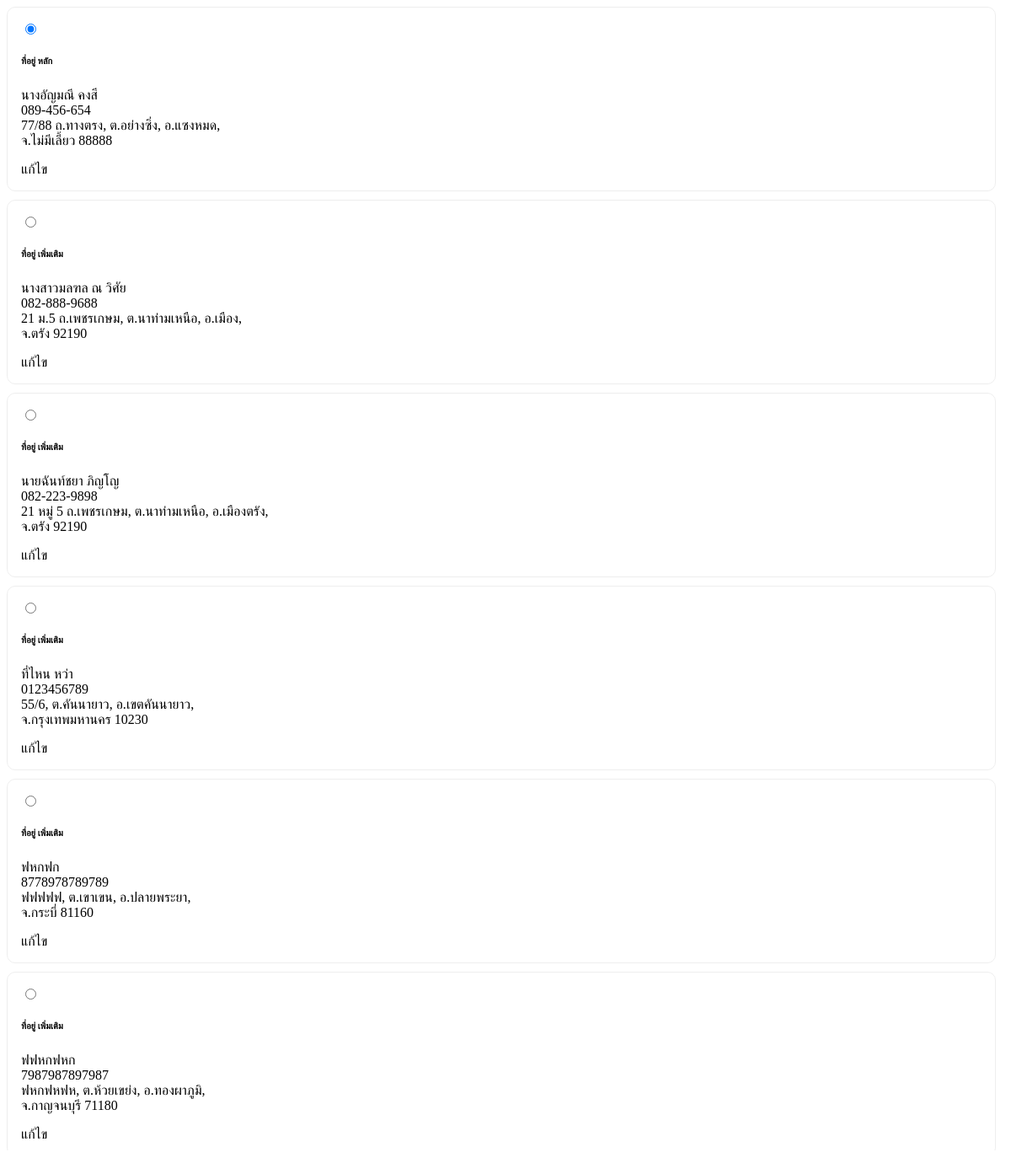
The page /checkout/address.php (signed in) on the database its author committed.
### tables this page shows
CREATE TABLE `customer_addresses` (
  `id` int NOT NULL,
  `customer_id` int NOT NULL,
  `name` varchar(255) DEFAULT NULL,
  `contact` varchar(255) DEFAULT NULL,
  `address` text NOT NULL,
  `sub_district` varchar(255) NOT NULL,
  `district` varchar(255) NOT NULL,
  `province` varchar(255) NOT NULL,
  `postal_code` varchar(10) NOT NULL,
  `is_primary` tinyint(1) DEFAULT '0'
);

### classes/DBConnection.php (called while the page is built, shortened)
<?php
class DBConnection{
    private $host = DB_SERVER;
    private $username = DB_USERNAME;
    private $password = DB_PASSWORD;
    private $database = DB_NAME;
    public $conn;
    public function __construct(){
        if (!isset($this->conn)) {
            $this->conn = new mysqli($this->host, $this->username, $this->password, $this->database);
        }
    }
}
?>

### classes/SystemSettings.php (called while the page is built, shortened)
<?php
class SystemSettings extends DBConnection
{
	function userdata($field = '')
	{
		if (!empty($field)) {
			if (isset($_SESSION['userdata'][$field]))
				return $_SESSION['userdata'][$field];
			else
				return null;
		} else {
			return false;
		}
	}
}
$_settings = new SystemSettings();

### checkout/address.php (the view, shortened to what this page needs)
<?php
require_once('../config.php');
?>
<div class="container-fluid address">
    <form id="confirm_form_1">
        <?php
        $addresses = $conn->query("SELECT * FROM customer_addresses WHERE customer_id = '{$_settings->userdata('id')}' ORDER BY is_primary DESC, id ASC");
        if ($addresses->num_rows > 0) {
            while ($row = $addresses->fetch_assoc()):
        ?>
                <div class="address-option d-flex justify-content-between align-items-center mb-2" onclick="selectAddress(this)">
                    <div class="flex-grow-1 d-flex align-items-center">
                        <input type="radio" name="address_id" value="<?= $row['id'] ?>" class="address-radio me-3" <?= ($row['is_primary'] == 1) ? 'checked' : '' ?>>
                        <div>
                            <h6 class="mb-0">
                                ที่อยู่ <?= ($row['is_primary'] == 1) ? 'หลัก <i class="fa-solid fa-star fa-sm"></i>' : 'เพิ่มเติม' ?>
                            </h6>
                            <p class="mb-0 text-muted small">
                                <?= htmlspecialchars($row['name']) ?><br>
                                <?= htmlspecialchars($row['contact']) ?><br>
                                <?= htmlspecialchars($row['address']) ?>,
                                ต.<?= htmlspecialchars($row['sub_district']) ?>,
                                อ.<?= htmlspecialchars($row['district']) ?>,
                                <?php
                                if (!empty($row['province'])) {
                                    echo "<br>จ." . htmlspecialchars($row['province']);
                                }
                                ?>
                                <?= htmlspecialchars($row['postal_code']) ?>
                            </p>
                        </div>
                    </div>
                    <div class="ms-3">
                        <a href="javascript:void(0)" class="edit-address"
                            data-id="<?= $row['id'] ?>"
                            data-name="<?= htmlspecialchars($row['name']) ?>"
                            data-contact="<?= htmlspecialchars($row['contact']) ?>"
                            data-address="<?= htmlspecialchars($row['address']) ?>"
                            data-sub_district="<?= htmlspecialchars($row['sub_district']) ?>"
                            data-district="<?= htmlspecialchars($row['district']) ?>"
                            data-province="<?= htmlspecialchars($row['province']) ?>"
                            data-postal_code="<?= htmlspecialchars($row['postal_code']) ?>"
                            style="color: black; text-decoration: none;">
                            <i class="fa-solid fa-pencil-alt"></i> แก้ไข
                        </a>
                    </div>
                </div>
        <?php
            endwhile;
        } else {
            echo '<div class="text-center text-muted">ยังไม่มีที่อยู่ที่บันทึกไว้</div>';
        }
        ?>
    </form>
</div>

### checkout/address.php (style rules this page uses)
.address { max-height: 60vh; overflow-y: auto; overflow-x: hidden; padding-right: 10px; }
.address input, .address select, .select2-container .select2-selection--single { border-radius: 13px !important; font-size: 16px; height: auto !important; padding: 0.3rem 0.5rem; }
.address-option { border: 1px solid #eee; padding: 1rem; margin-bottom: 10px; border-radius: 10px; cursor: pointer; position: relative; transition: all 0.2s ease; }

### rows shown on the page
customer_addresses: is_primary "☑", shows "หลัก", name "นางอัญมณี คงสี", contact "089-456-654", address "77/88 ถ.ทางตรง", sub_district "อย่างซิ่ง", district "แซงหมด", province "ไม่มีเลี้ยว", postal_code "88888"
customer_addresses: shows "เพิ่มเติม", name "นางสาวมลฑล ณ วิศัย", contact "082-888-9688", address "21 ม.5 ถ.เพชรเกษม", sub_district "นาท่ามเหนือ", district "เมือง", province "ตรัง", postal_code "92190"
customer_addresses: shows "เพิ่มเติม", name "นายฉันท์ชยา ภิญโญ", contact "082-223-9898", address "21 หมู่ 5 ถ.เพชรเกษม", sub_district "นาท่ามเหนือ", district "เมืองตรัง", province "ตรัง", postal_code "92190"
customer_addresses: shows "เพิ่มเติม", name "ที่ไหน หว่า", contact "0123456789", address "55/6", sub_district "คันนายาว", district "เขตคันนายาว", province "กรุงเทพมหานคร", postal_code "10230"
customer_addresses: shows "เพิ่มเติม", name "ฟหกฟก", contact "8778978789789", address "ฟฟฟฟฟ", sub_district "เขาเขน", district "ปลายพระยา", province "กระบี่", postal_code "81160"
customer_addresses: shows "เพิ่มเติม", name "ฟฟหกฟหก", contact "7987987897987", address "ฟหกฟหฟห", sub_district "ห้วยเขย่ง", district "ทองผาภูมิ", province "กาญจนบุรี", postal_code "71180"
